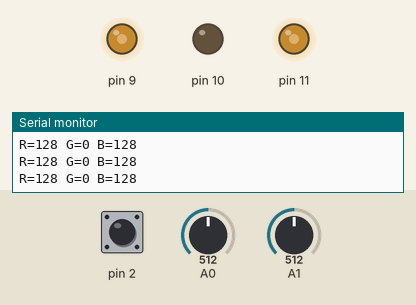
Recording of a sketch running on a simulated Arduino Uno, built with avr-gcc and run on an emulated ATmega328P. Parts: output pins drawn as LEDs (lit = HIGH), the last lines printed to the serial monitor. Inputs (shaded band) come from the test bench; at power-on: A0 = 512, A1 = 512, pin 2 HIGH.

Above: at 1.2 s.
1.3 s: A0 set to 716
At 2.3 s:
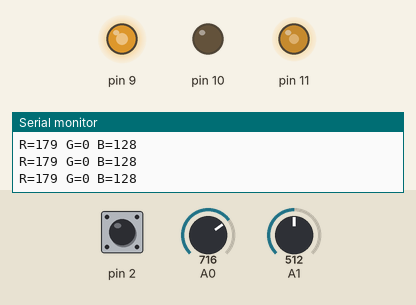
2.8 s: A1 set to 716
At 3.8 s:
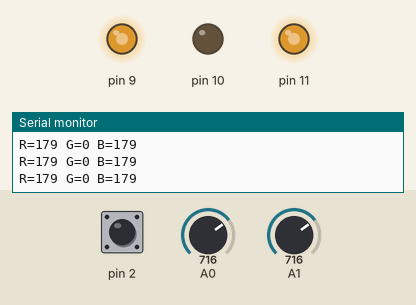
4.3 s: pin 2 pulled LOW for 0.15 s
At 4.43 s:
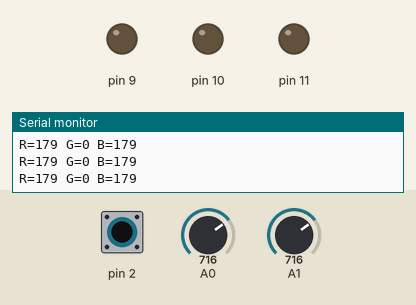
6.0 s: A0 set to 900
At 7.1 s:
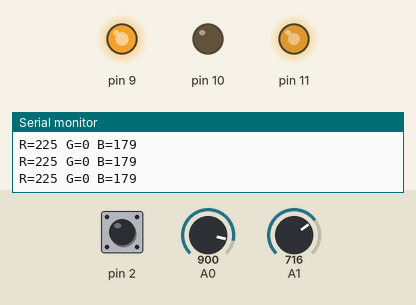
7.5 s: A1 set to 306
At 8.6 s:
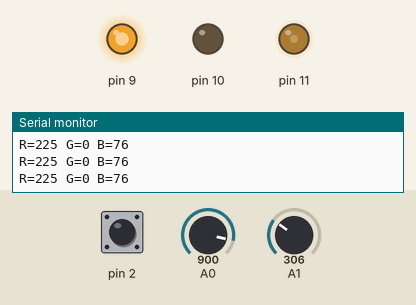
9.0 s: A0 set to 0
At 10.1 s:
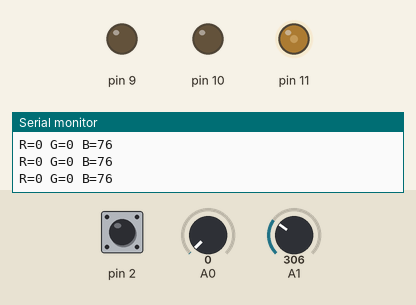
Timing chart, 0 to 11.5 s (numbered marks = the images above; inputs shaded):
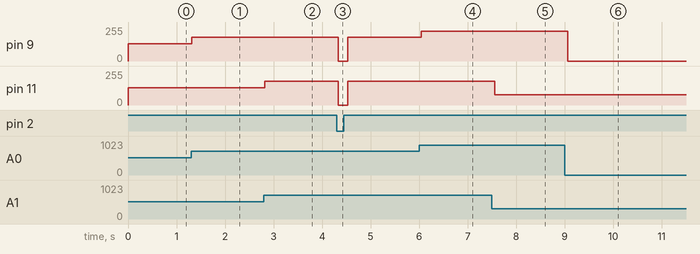

The sketch:

RGB-joystick.ino
```cpp
int rPot;
int gPot;
int bPot;

void setup() {
  Serial.begin(9600); // COM speed with computer
  pinMode(9, OUTPUT);
  pinMode(10, OUTPUT);
  pinMode(11, OUTPUT);
  pinMode(2,INPUT_PULLUP);
}

void loop() {

  rPot = analogRead(0); // read from analog pin 0
  gPot = 0;
  bPot = analogRead(1);

  if (digitalRead(2)) {
    rgb(rPot/4,gPot/4,bPot/4); // turn LED on
  } else {
    rgb(0,0,0);
  }

  //char buffer[500];
  //sprintf(buffer,"R = %d, G = %d, B = %d",rPot,gPot,bPot);
  //Serial.println(buffer);
  //memset(buffer,0,sizeof(buffer));
  Serial.print("R=");
  Serial.print(rPot/4);
  Serial.print(" G=");
  Serial.print(gPot/4);
  Serial.print(" B=");
  Serial.println(bPot/4);


  delay(100); // 1 sec

}

void rgb(int r, int g, int b){
  analogWrite(9,r);
  analogWrite(10,g);
  analogWrite(11,b);
}
```

Measured:
- after the input at 1.3 s, pin 9: 128/255 → 179/255 at once
- after the input at 2.8 s, pin 11: 128/255 → 179/255 at once
- after the input at 4.3 s, pin 9, pin 11: 179/255 → 0/255 at once, → 179/255 0.20 s later
- after the input at 6.0 s, pin 9: 179/255 → 225/255 at once
- after the input at 7.5 s, pin 11: 179/255 → 76/255 after 0.05 s
- after the input at 9.0 s, pin 9: 225/255 → 0/255 after 0.06 s
